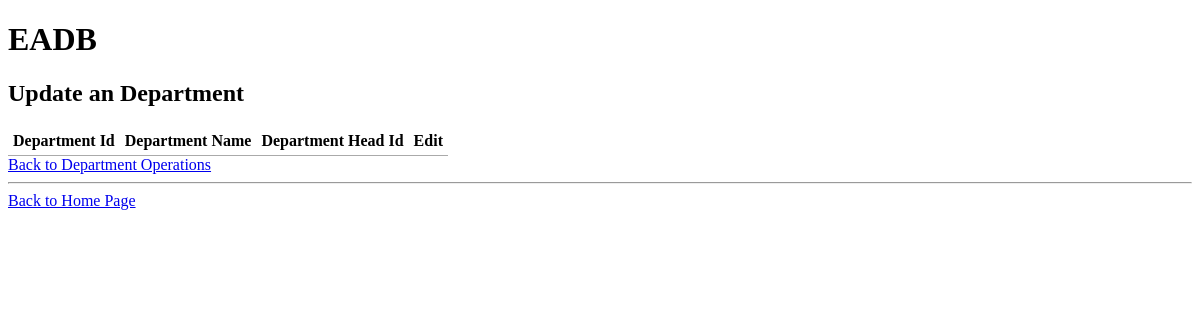
Before: /updateDepartment.php with the older database file.
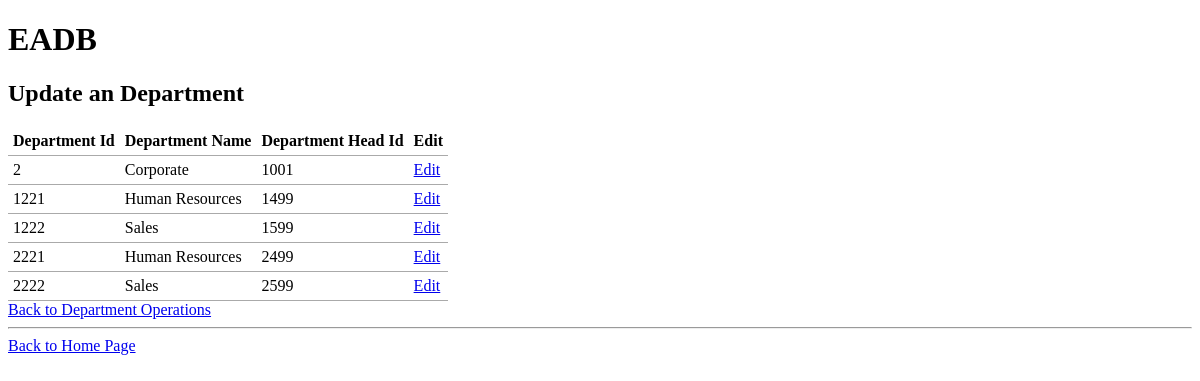
After: the same page with the newer database file.
### tables this page shows
CREATE TABLE IF NOT EXISTS `department`(
`department_id` INT NOT NULL,
`department_name` VARCHAR(40) NOT NULL,
`department_head_id` INT NOT NULL, 
PRIMARY KEY(`department_id`));

### common.php (called while the page is built)
<?php
function escape($html) {
  return htmlspecialchars($html, ENT_QUOTES | ENT_SUBSTITUTE, "UTF-8");
}
 ?>

### updateDepartment.php (the view)
<?php
  try{
    require "config.php";
    require "common.php";
    $connection = new PDO($dsn, $username, $password, $options);
    $sql = "SELECT * FROM department";
    $statement = $connection->prepare($sql);
    $statement->execute();
    $result = $statement->fetchAll();
  }catch(PDOException $error){
    echo $sql . "<br>" . $error->getMessage();
  }
 ?>
 <?php include "templates/header.php"; ?>
 <h2>Update an Department</h2>
 <table>
  <thead>
    <tr>
      <th>Department Id</th>
      <th>Department Name</th>
      <th>Department Head Id</th>
      <th>Edit</th>
    </tr>
  </thead>
  <tbody>
  <?php
       foreach($result as $row) : ?>
         <tr>
           <td><?php echo escape($row["department_id"]); ?></td>
           <td><?php echo escape($row["department_name"]); ?></td>
           <td><?php echo escape($row["department_head_id"]); ?></td>
           <td><a href="update-singleDepartment.php?department_id=<?php echo escape($row["department_id"]); ?>">Edit</a></td>
         </tr>
       <?php endforeach; ?>
  </tbody>
</table>
<a href="departmentOperations.php">Back to Department Operations</a>
<hr>
<a href="index.php">Back to Home Page</a>
<?php require "templates/footer.php"; ?>

### templates/header.php (shortened to what this page needs)
<!DOCTYPE html>
<html lang="en">
  <head>
    <link rel="stylesheet" href="css/style.css" />
  </head>
  <body>
    <h1>EADB</h1>

### templates/footer.php
</body>
</html>

### css/style.css (style rules this page uses)
table { border-collapse: collapse;; border-spacing: 0; }
td, th { padding: 5px; border-bottom: 1px solid #aaa; }

Changed rows visible on the page:
added department: department_id "2", department_name "Corporate", department_head "1001"
added department: department_id "1221", department_name "Human Resources", department_head "1499"
added department: department_id "1222", department_name "Sales", department_head "1599"
added department: department_id "2221", department_name "Human Resources", department_head "2499"
added department: department_id "2222", department_name "Sales", department_head "2599"
